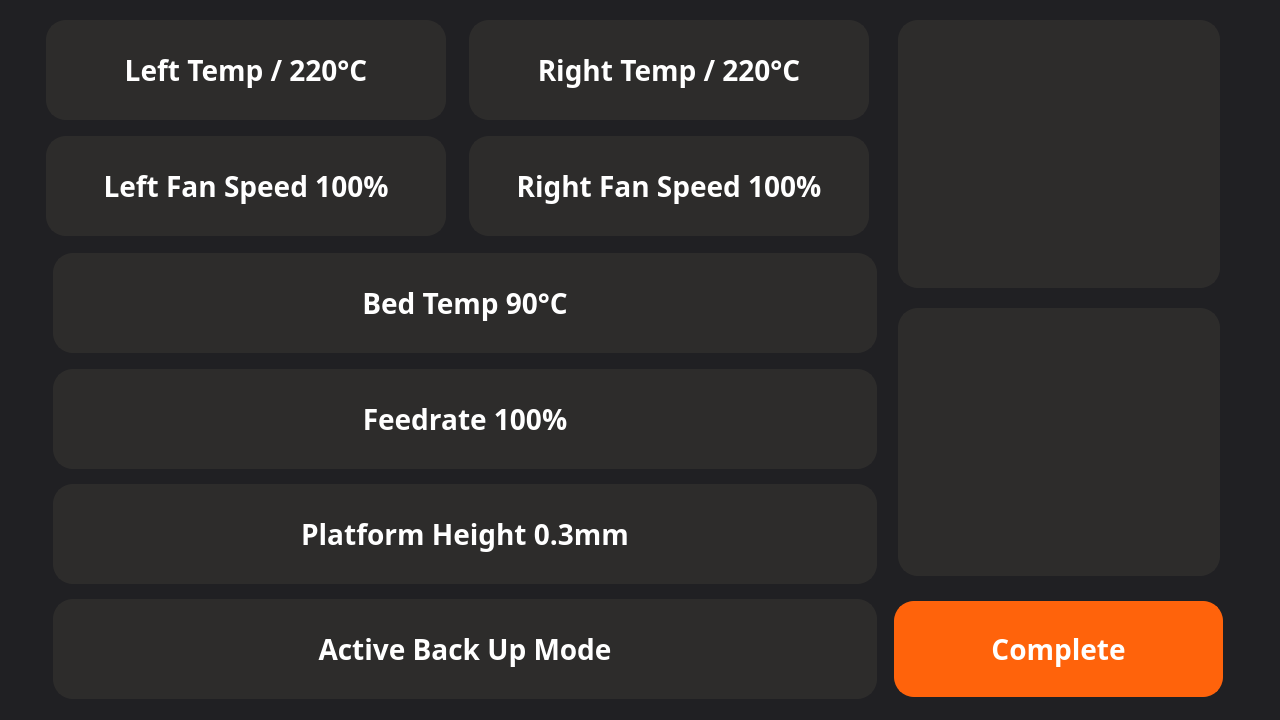
<?xml version="1.0" encoding="UTF-8"?>
<ui version="4.0">
 <class>PrintSetDlog</class>
 <widget class="QWidget" name="PrintSetDlog">
  <property name="geometry">
   <rect>
    <x>0</x>
    <y>0</y>
    <width>1280</width>
    <height>720</height>
   </rect>
  </property>
  <property name="windowTitle">
   <string>Form</string>
  </property>
  <property name="styleSheet">
   <string notr="true">font-weight: bold;</string>
  </property>
  <widget class="QLabel" name="label">
   <property name="geometry">
    <rect>
     <x>0</x>
     <y>0</y>
     <width>1280</width>
     <height>720</height>
    </rect>
   </property>
   <property name="styleSheet">
    <string notr="true">background-color: rgb(32, 32, 35);</string>
   </property>
   <property name="text">
    <string/>
   </property>
  </widget>
  <widget class="QPushButton" name="pushButton">
   <property name="geometry">
    <rect>
     <x>894</x>
     <y>601</y>
     <width>329</width>
     <height>96</height>
    </rect>
   </property>
   <property name="styleSheet">
    <string notr="true">QPushButton{
	font-size: 28px;
	font-family: Barlow;
	border: 2px solid rgba(255, 99, 11, 255);
	border-radius: 20px;
	outline:none;
	font-weight:bold;
	color: rgb(255, 255, 255);	
	background-color: rgb(255, 99, 11);
}</string>
   </property>
   <property name="text">
    <string>Complete</string>
   </property>
   <property name="checkable">
    <bool>false</bool>
   </property>
   <property name="checked">
    <bool>false</bool>
   </property>
  </widget>
  <widget class="QPushButton" name="pushButton_2">
   <property name="geometry">
    <rect>
     <x>898</x>
     <y>20</y>
     <width>322</width>
     <height>268</height>
    </rect>
   </property>
   <property name="styleSheet">
    <string notr="true">	font-size: 28px;
	font-family: Barlow;
	border: 2px solid rgba(45, 44, 43, 255);
	border-radius: 20px;
	outline:none;
	color: rgb(255, 255, 255);	
	background-color: rgb(45, 44, 43);
	font-weight:bold;
image: url(:/Path Copy.png);</string>
   </property>
   <property name="text">
    <string/>
   </property>
  </widget>
  <widget class="QPushButton" name="pushButton_3">
   <property name="geometry">
    <rect>
     <x>898</x>
     <y>308</y>
     <width>322</width>
     <height>268</height>
    </rect>
   </property>
   <property name="styleSheet">
    <string notr="true">	font-size: 28px;
image: url(:/Path.png);
	font-family: Barlow;
	border: 2px solid rgba(45, 44, 43, 255);
	border-radius: 20px;
	outline:none;
	color: rgb(255, 255, 255);	
	background-color: rgb(45, 44, 43);
	font-weight:bold;</string>
   </property>
   <property name="text">
    <string/>
   </property>
  </widget>
  <widget class="QPushButton" name="pushButton_4">
   <property name="geometry">
    <rect>
     <x>46</x>
     <y>20</y>
     <width>400</width>
     <height>100</height>
    </rect>
   </property>
   <property name="styleSheet">
    <string notr="true">QPushButton:unchecked {
	color: rgb(255, 255, 255);	
	background-color: rgb(45, 44, 43);
}
QPushButton:checked {
	color: rgba(255, 255, 255, 255);
	background-color: rgb(255, 99, 11);
	font-size: 28px;
	font-family: Barlow;
	border: 2px solid rgba(45, 44, 43, 255);
	border-radius: 20px;
	outline:none;
}
QPushButton{
	font-size: 28px;
	font-family: Barlow;
	border: 2px solid rgba(45, 44, 43, 255);
	border-radius: 20px;
	outline:none;
	color: rgb(255, 255, 255);	
	background-color: rgb(45, 44, 43);

}</string>
   </property>
   <property name="text">
    <string>Left Temp / 220°C</string>
   </property>
   <property name="checkable">
    <bool>true</bool>
   </property>
  </widget>
  <widget class="QPushButton" name="pushButton_5">
   <property name="geometry">
    <rect>
     <x>469</x>
     <y>20</y>
     <width>400</width>
     <height>100</height>
    </rect>
   </property>
   <property name="styleSheet">
    <string notr="true">QPushButton:unchecked {
	color: rgb(255, 255, 255);	
	background-color: rgb(45, 44, 43);
}
QPushButton:checked {
	color: rgba(255, 255, 255, 255);
	background-color: rgb(255, 99, 11);
	font-size: 28px;
	font-family: Barlow;
	border: 2px solid rgba(45, 44, 43, 255);
	border-radius: 20px;
	outline:none;
}
QPushButton{
	font-size: 28px;
	font-family: Barlow;
	border: 2px solid rgba(45, 44, 43, 255);
	border-radius: 20px;
	outline:none;
	color: rgb(255, 255, 255);	
	background-color: rgb(45, 44, 43);

}</string>
   </property>
   <property name="text">
    <string>Right Temp / 220°C</string>
   </property>
   <property name="checkable">
    <bool>true</bool>
   </property>
  </widget>
  <widget class="QPushButton" name="pushButton_6">
   <property name="geometry">
    <rect>
     <x>46</x>
     <y>136</y>
     <width>400</width>
     <height>100</height>
    </rect>
   </property>
   <property name="styleSheet">
    <string notr="true">QPushButton:unchecked {
	color: rgb(255, 255, 255);	
	background-color: rgb(45, 44, 43);
}
QPushButton:checked {
	color: rgba(255, 255, 255, 255);
	background-color: rgb(255, 99, 11);
	font-size: 28px;
	font-family: Barlow;
	border: 2px solid rgba(45, 44, 43, 255);
	border-radius: 20px;
	outline:none;
}
QPushButton{
	font-size: 28px;
	font-family: Barlow;
	border: 2px solid rgba(45, 44, 43, 255);
	border-radius: 20px;
	outline:none;
	color: rgb(255, 255, 255);	
	background-color: rgb(45, 44, 43);

}</string>
   </property>
   <property name="text">
    <string>Left Fan Speed 100%</string>
   </property>
   <property name="checkable">
    <bool>true</bool>
   </property>
  </widget>
  <widget class="QPushButton" name="pushButton_7">
   <property name="geometry">
    <rect>
     <x>469</x>
     <y>136</y>
     <width>400</width>
     <height>100</height>
    </rect>
   </property>
   <property name="styleSheet">
    <string notr="true">QPushButton:unchecked {
	color: rgb(255, 255, 255);	
	background-color: rgb(45, 44, 43);
}
QPushButton:checked {
	color: rgba(255, 255, 255, 255);
	background-color: rgb(255, 99, 11);
	font-size: 28px;
	font-family: Barlow;
	border: 2px solid rgba(45, 44, 43, 255);
	border-radius: 20px;
	outline:none;
}
QPushButton{
	font-size: 28px;
	font-family: Barlow;
	border: 2px solid rgba(45, 44, 43, 255);
	border-radius: 20px;
	outline:none;
	color: rgb(255, 255, 255);	
	background-color: rgb(45, 44, 43);

}</string>
   </property>
   <property name="text">
    <string>Right Fan Speed 100%</string>
   </property>
   <property name="checkable">
    <bool>true</bool>
   </property>
  </widget>
  <widget class="QPushButton" name="pushButton_8">
   <property name="geometry">
    <rect>
     <x>53</x>
     <y>253</y>
     <width>824</width>
     <height>100</height>
    </rect>
   </property>
   <property name="styleSheet">
    <string notr="true">QPushButton:unchecked {
	color: rgb(255, 255, 255);	
	background-color: rgb(45, 44, 43);
}
QPushButton:checked {
	color: rgba(255, 255, 255, 255);
	background-color: rgb(255, 99, 11);
	font-size: 28px;
	font-family: Barlow;
	border: 2px solid rgba(45, 44, 43, 255);
	border-radius: 20px;
	outline:none;
}
QPushButton{
	font-size: 28px;
	font-family: Barlow;
	border: 2px solid rgba(45, 44, 43, 255);
	border-radius: 20px;
	outline:none;
	color: rgb(255, 255, 255);	
	background-color: rgb(45, 44, 43);

}</string>
   </property>
   <property name="text">
    <string>Bed Temp 90°C</string>
   </property>
   <property name="checkable">
    <bool>true</bool>
   </property>
   <property name="checked">
    <bool>false</bool>
   </property>
  </widget>
  <widget class="QPushButton" name="pushButton_9">
   <property name="geometry">
    <rect>
     <x>53</x>
     <y>369</y>
     <width>824</width>
     <height>100</height>
    </rect>
   </property>
   <property name="styleSheet">
    <string notr="true">QPushButton:unchecked {
	color: rgb(255, 255, 255);	
	background-color: rgb(45, 44, 43);
}
QPushButton:checked {
	color: rgba(255, 255, 255, 255);
	background-color: rgb(255, 99, 11);
	font-size: 28px;
	font-family: Barlow;
	border: 2px solid rgba(45, 44, 43, 255);
	border-radius: 20px;
	outline:none;
}
QPushButton{
	font-size: 28px;
	font-family: Barlow;
	border: 2px solid rgba(45, 44, 43, 255);
	border-radius: 20px;
	outline:none;
	color: rgb(255, 255, 255);	
	background-color: rgb(45, 44, 43);

}</string>
   </property>
   <property name="text">
    <string>Feedrate 100%</string>
   </property>
   <property name="checkable">
    <bool>true</bool>
   </property>
  </widget>
  <widget class="QPushButton" name="pushButton_10">
   <property name="geometry">
    <rect>
     <x>53</x>
     <y>484</y>
     <width>824</width>
     <height>100</height>
    </rect>
   </property>
   <property name="styleSheet">
    <string notr="true">QPushButton:unchecked {
	color: rgb(255, 255, 255);	
	background-color: rgb(45, 44, 43);
}
QPushButton:checked {
	color: rgba(255, 255, 255, 255);
	background-color: rgb(255, 99, 11);
	font-size: 28px;
	font-family: Barlow;
	border: 2px solid rgba(45, 44, 43, 255);
	border-radius: 20px;
	outline:none;
}
QPushButton{
	font-size: 28px;
	font-family: Barlow;
	border: 2px solid rgba(45, 44, 43, 255);
	border-radius: 20px;
	outline:none;
	color: rgb(255, 255, 255);	
	background-color: rgb(45, 44, 43);

}</string>
   </property>
   <property name="text">
    <string>Platform Height 0.3mm</string>
   </property>
   <property name="checkable">
    <bool>true</bool>
   </property>
  </widget>
  <widget class="QPushButton" name="pushButton_11">
   <property name="geometry">
    <rect>
     <x>53</x>
     <y>599</y>
     <width>824</width>
     <height>100</height>
    </rect>
   </property>
   <property name="styleSheet">
    <string notr="true">QPushButton:unchecked {
	color: rgb(255, 255, 255);	
	background-color: rgb(45, 44, 43);
}
QPushButton:checked {
	color: rgba(255, 255, 255, 255);
	background-color: rgb(255, 99, 11);
	font-size: 28px;
	font-family: Barlow;
	border: 2px solid rgba(45, 44, 43, 255);
	border-radius: 20px;
	outline:none;
}
QPushButton{
	font-size: 28px;
	font-family: Barlow;
	border: 2px solid rgba(45, 44, 43, 255);
	border-radius: 20px;
	outline:none;
	color: rgb(255, 255, 255);	
	background-color: rgb(45, 44, 43);

}</string>
   </property>
   <property name="text">
    <string>Active Back Up Mode</string>
   </property>
   <property name="checkable">
    <bool>true</bool>
   </property>
  </widget>
 </widget>
 <resources/>
 <connections/>
</ui>
